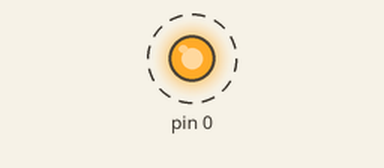
The sketch below on a simulated Arduino Uno, built with avr-gcc and run on an emulated ATmega328P. Parts: output pins drawn as LEDs (lit = HIGH). Dashed ring = blinking.

Above: at 0.29 s.
Timing chart, 0 to 3.0 s (numbered marks = the images above):
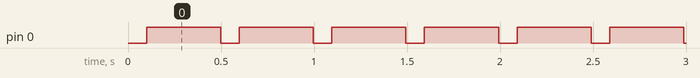

Measured:
- by itself, pin 0: alternates HIGH for 0.40 s and LOW for 0.10 s

The sketch:

Ex_1.4.ino
```cpp
#include <avr/io.h>
#include <util/delay.h>
int count = 0;
bool state = false;
int main(void) {
  DDRD = 0x01;
  TCCR0A = 0x00;
  TCCR0B = 0x03;

  while(true) {
   if(TCNT0 == 249) {
      count++;
      TCNT0 = 0;
    }
    if(count == 100 && state == false) {
      PORTD = 0x01;
      count = 0;
      state = true;
    }
    if(count == 400 && state == true) {
      PORTD = 0x00;
      count = 0;
      state = false;
    }


  }
}
```
